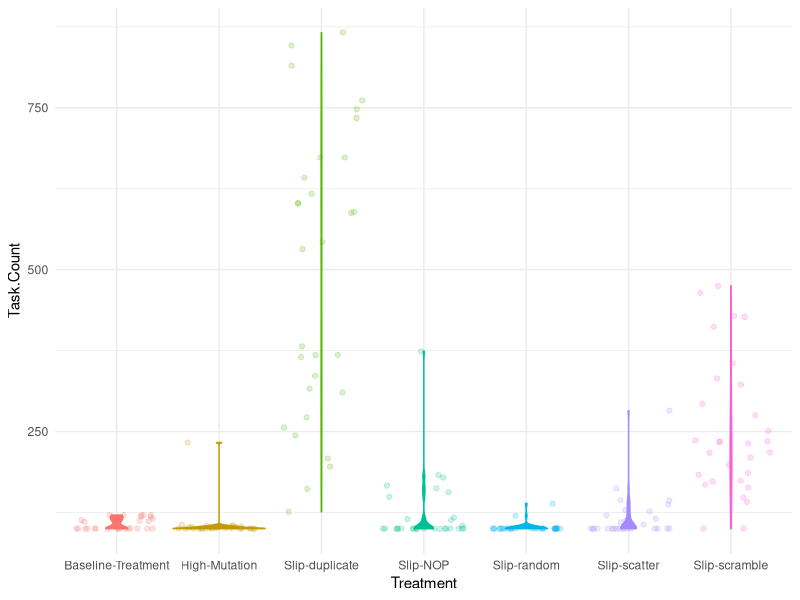
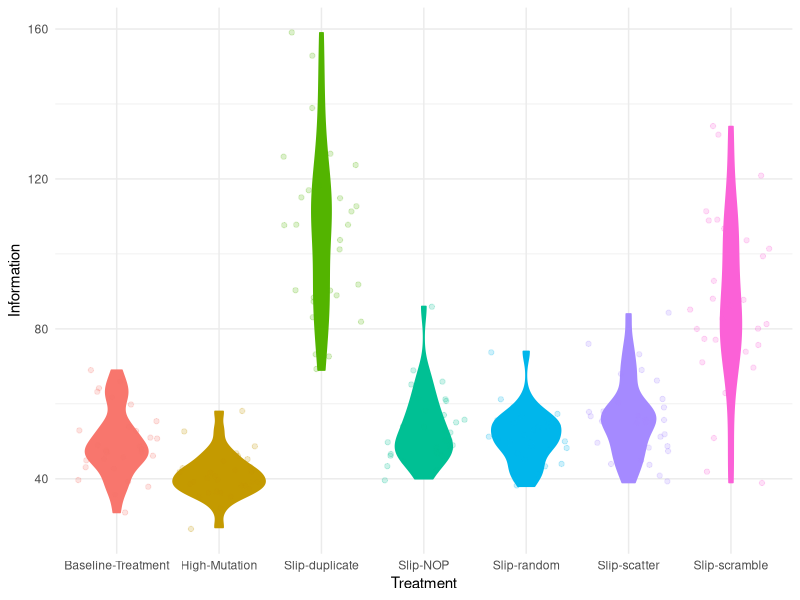
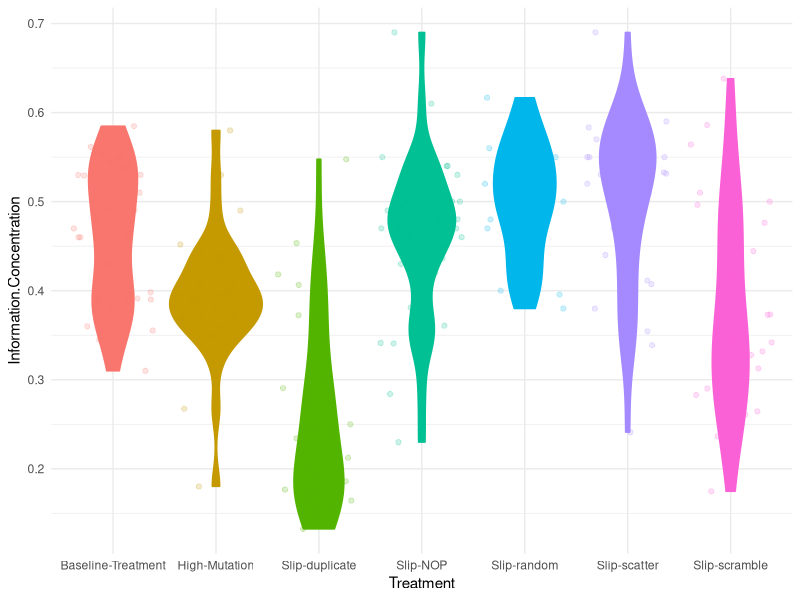
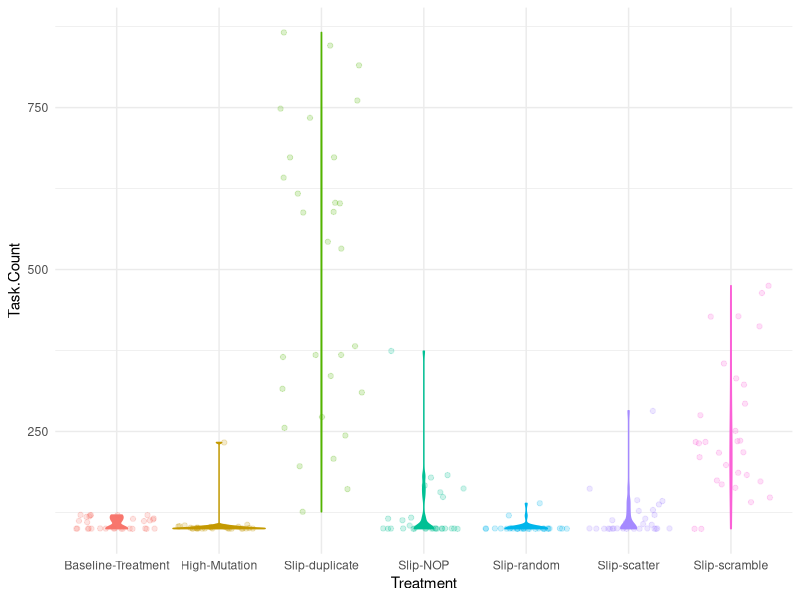
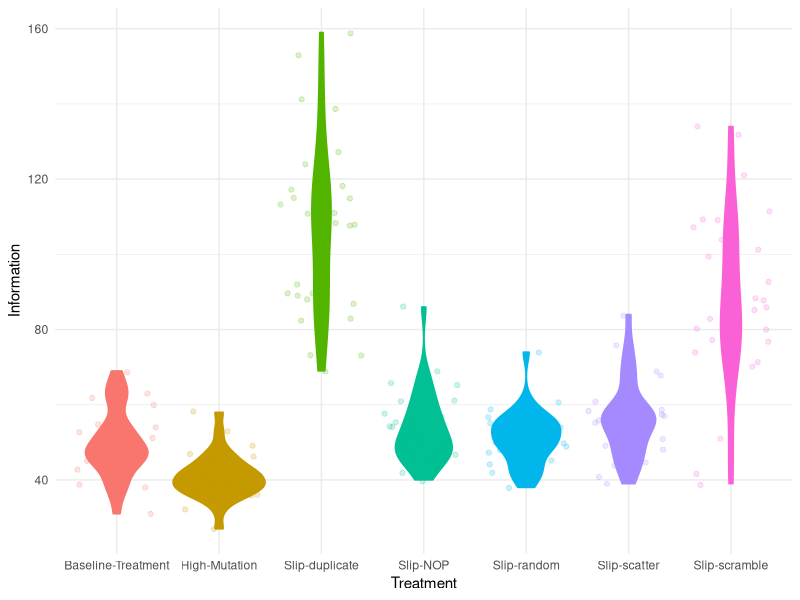
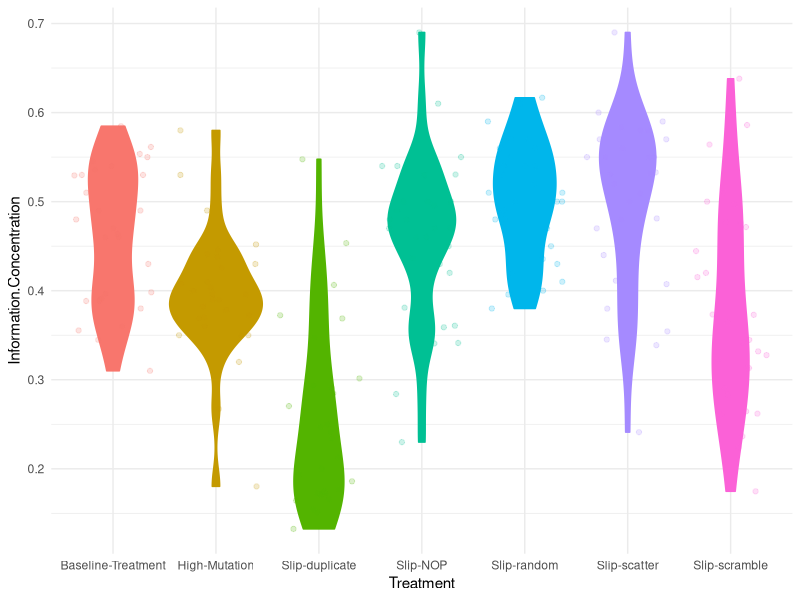

R code for these plots, in order:
## ---- chunk 1
library(ggplot2)
setwd("/Users/cameronhaynes/Documents/VSCodeGitProjects/AvidaGeneDupe/experiments/2022-3-29-PaperDuplication/TidiedData")
data <- read.csv("FinalDominantGenomeLengths.csv")
names(data)
ggplot(data,aes(x=Treatment,y=Task.Count,color=Treatment,fill=Treatment)) + #Add color=Replicate with a replicate column to plot each curve seperately 
  geom_violin() +
  geom_jitter(alpha = 0.2) +
  theme_minimal() +
  theme(legend.position = 'none')#+ facet_grid(Treatment~.) # Uncomment to plot faceted by treatment

ggsave("LalejiniEtAlReplicationFinalDominantGenomeLengthsViolin.pdf")
## ---- chunk 2
library(ggplot2)
setwd("/Users/cameronhaynes/Documents/VSCodeGitProjects/AvidaGeneDupe/experiments/2022-3-29-PaperDuplication/TidiedData")
data <- read.csv("FinalDominantInfo.csv")
names(data)
ggplot(data[data$Information.Type=="Task Count",],aes(x=Treatment,y=Information,color=Treatment,fill=Treatment)) + #Add color=Replicate with a replicate column to plot each curve seperately 
  geom_violin() +
  geom_jitter(alpha = 0.2) +
  theme_minimal() +
  theme(legend.position = 'none')# + facet_grid(Information.Type~.) # Uncomment to plot faceted by treatment

ggsave("LalejiniEtAlReplicationFinalDominantInfo.pdf")
## ---- chunk 3
library(ggplot2)
setwd("/Users/cameronhaynes/Documents/VSCodeGitProjects/AvidaGeneDupe/experiments/2022-3-29-PaperDuplication/TidiedData")
data <- read.csv("FinalDominantInfo.csv")
names(data)
ggplot(data[data$Information.Type=="Task Count",],aes(x=Treatment,y=Information.Concentration,color=Treatment,fill=Treatment)) + #Add color=Replicate with a replicate column to plot each curve seperately 
  geom_violin() +
  geom_jitter(alpha = 0.2) +
  theme_minimal() +
  theme(legend.position = 'none')# + facet_grid(Information.Type~.) # Uncomment to plot faceted by treatment

ggsave("LalejiniEtAlReplicationFinalDominantInfoConcentration.pdf")
